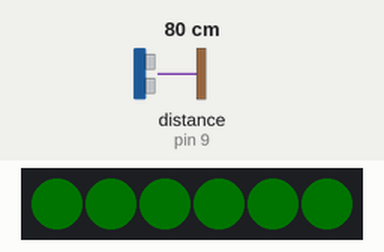
Simulated run of this sketch. Board: Arduino Uno, built with avr-gcc and run on an emulated ATmega328P. On the bench: 6 RGB LEDs in strip order, left to right. Wiring (inferred from the names in the program): ultrasonic range finder: trigger pin 8; echo pin 9. The inputs (shaded band) are chosen by the test bench; at power-on: distance to the obstacle (sensor on pin 9) 80 cm. The echo pulse lasts 58.3 µs per cm; dim RGB values are drawn brighter than linear; what the sketch prints to the serial monitor is not drawn.

Above: at 1.2 s.
1.3 s: distance to the obstacle (sensor on pin 9) set to 35 cm
At 2.0 s:
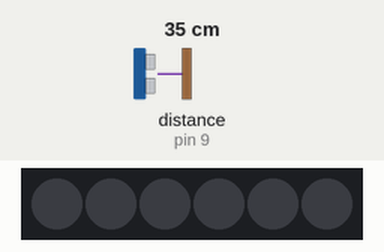
3.0 s: distance to the obstacle (sensor on pin 9) set to 2 cm
At 3.7 s:
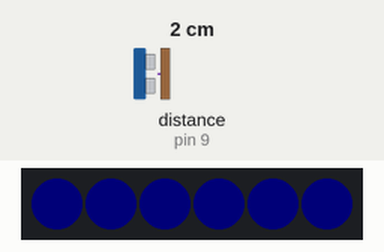
4.7 s: distance to the obstacle (sensor on pin 9) set to 4 cm
6.2 s: distance to the obstacle (sensor on pin 9) set to 7 cm
At 7.6 s:
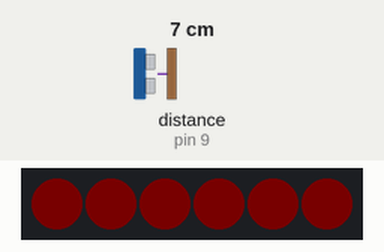
7.9 s: distance to the obstacle (sensor on pin 9) set to 18 cm
At 8.37 s:
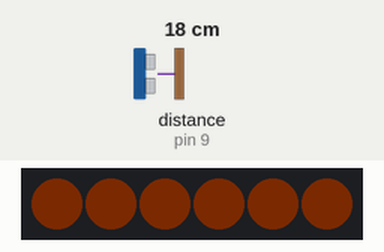
10.0 s: distance to the obstacle (sensor on pin 9) set to 23 cm
At 10.47 s:
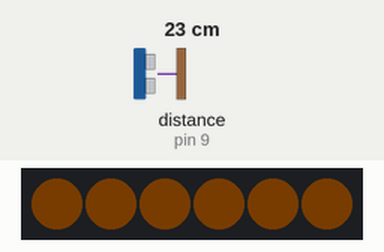
Timing chart, 0 to 12.8 s (numbered marks = the images above; inputs shaded):
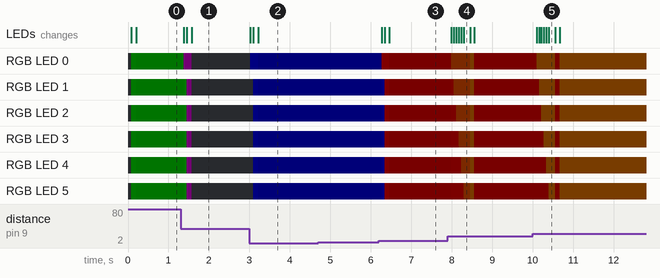

The sketch:

distance_led.ino
```cpp
#include <Adafruit_NeoPixel.h>

// ======== NeoPixel Settings ========
#define NEOPIXEL_PIN 6      // LED data pin
#define NUMPIXELS 6         // Number of LEDs for local testing
Adafruit_NeoPixel pixels(NUMPIXELS, NEOPIXEL_PIN, NEO_GRB + NEO_KHZ800);

// ======== HC-SR04 Ultrasonic Sensor ========
#define TRIG_PIN 8
#define ECHO_PIN 9

// ======== Global Variables ========
long lastDistance = 0;           // Last measured distance
int currentR = 0, currentG = 0, currentB = 255;  // Initial color blue
int baseBrightness = 2;        // Initial brightness, default for LED strip
int maxBrightness = 5;         // Maximum brightness for large distance changes

// ======== Function Declarations ========
long readDistanceCM();                                   // Distance measurement
void adaptiveFlashColorLocal(int newR, int newG, int newB, int delta); // Adaptive speed + brightness
void setOverallBrightness(int brightness);              // Set overall brightness

// ======== Setup Initialization ========
void setup() {
  Serial.begin(115200);

  pixels.begin();                     // Initialize LEDs
  setOverallBrightness(baseBrightness); // Set initial brightness
  pixels.show();                      // Display initial state

  pinMode(TRIG_PIN, OUTPUT);          // Ultrasonic trigger pin
  pinMode(ECHO_PIN, INPUT);           // Ultrasonic echo pin

  Serial.println("✅ Local test initialization completed");
}

// ======== Main Loop ========
void loop() {
  long distance = readDistanceCM();   // Read distance
  if (distance <= 0) return;          // Skip invalid readings

  // Limit distance to 5~100 cm, beyond range stays blue
  bool outOfRange = false;
  if (distance < 5 || distance > 80) {
    distance = 100;  // Default blue for farthest distance
    outOfRange = true;
  }

  int newR, newG, newB;

  if (outOfRange) {
    // Stay blue when out of range
    newR = 0;
    newG = 0;
    newB = 255;
  } else {
    // Near→red, Far→blue
    if (distance < 20) {          // Very close
      newR = 255;
      newG = map(distance, 5, 20, 0, 100); // Gradually increase green
      newB = 0;
    } else if (distance < 50) {   // Close
      newR = map(distance, 20, 40, 255, 0); // Red gradually decreases
      newG = map(distance, 20, 40, 100, 0); // Green gradually decreases
      newB = map(distance, 20, 40, 0, 100); // Blue gradually increases
    } else if (distance < 80) {   // Far
      newR = 0;
      newG = map(distance, 40, 60, 0, 50); // Add some green
      newB = map(distance, 40, 60, 100, 200); // Blue increases
    } else {                       // Very far
      newR = 0;
      newG = 0;
      newB = 255;                   // Farthest blue
    }
  }

  int delta = abs(distance - lastDistance); // Distance change amount

  if (delta > 1) {
    // Significant distance change, call adaptive function
    adaptiveFlashColorLocal(newR, newG, newB, delta);
    currentR = newR;
    currentG = newG;
    currentB = newB;
  } else {
    // Minimal distance change, maintain initial brightness without increase
    pixels.setBrightness(baseBrightness);
    // Update color directly but maintain baseBrightness
    for (int i = 0; i < NUMPIXELS; i++) {
      pixels.setPixelColor(i, pixels.Color(newR, newG, newB));
    }
    pixels.show();
  }

  lastDistance = distance;
  delay(100); // 100ms loop delay
}

// ======== HC-SR04 Distance Measurement ========
long readDistanceCM() {
  digitalWrite(TRIG_PIN, LOW);
  delayMicroseconds(2);
  digitalWrite(TRIG_PIN, HIGH);
  delayMicroseconds(10);
  digitalWrite(TRIG_PIN, LOW);

  long duration = pulseIn(ECHO_PIN, HIGH, 30000); // Max 30ms
  if (duration == 0) {
    Serial.println("⚠️ Invalid distance");
    return -1;
  }

  long distance = duration / 58.2; // Convert to centimeters
  Serial.print("📏 Current distance: ");
  Serial.print(distance);
  Serial.println(" cm");
  return distance;
}

// ======== Adaptive Speed and Brightness Change ========
void adaptiveFlashColorLocal(int newR, int newG, int newB, int delta) {
  // Adjust LED sweep speed based on distance change
  int stepDelay;
  if (delta < 3) stepDelay = 120;   // Small change = slow
  else if (delta < 15) stepDelay = 60; // Medium
  else stepDelay = 15;               // Large change = fast

  // Adjust brightness based on delta: large change→bright, small change→dim
  int dynamicBrightness = map(delta, 1, 30, baseBrightness, maxBrightness);
  dynamicBrightness = constrain(dynamicBrightness, baseBrightness, maxBrightness);
  pixels.setBrightness(dynamicBrightness);

  Serial.print("Δ=");
  Serial.print(delta);
  Serial.print("  Speed=");
  Serial.print(stepDelay);
  Serial.print("ms  Brightness=");
  Serial.println(dynamicBrightness);

  // Change colors sequentially from bottom to top
  for (int i = 0; i < NUMPIXELS; i++) {
    pixels.setPixelColor(i, pixels.Color(newR, newG, newB));
    pixels.show();
    delay(stepDelay);
  }
}

// ======== Set Overall Brightness ========
void setOverallBrightness(int brightness) {
  // brightness: 0~255
  pixels.setBrightness(brightness);
  Serial.print("💡 Overall brightness set to: ");
  Serial.println(brightness);
}
```

Measured:
- the behaviour switches between 5 and 6 cm on distance to the obstacle (sensor on pin 9) (found by bisection; images 2 and 3)
- after the input at 1.3 s, RGB LED 0: RGB(0, 1, 0) → RGB(1, 0, 1) after 0.07 s, → off 0.20 s later; RGB LED 1–5: RGB(0, 1, 0) → RGB(0, 2, 0) after 0.07 s, → RGB(1, 0, 1) 0.08 s later, → off 0.12 s later; the LEDs: first change after 0.07 s (image 1 shows a later state)
- after the input at 3.0 s, RGB LED 0: off → RGB(0, 0, 5) at once, → RGB(0, 0, 2) 0.19 s later; RGB LED 1–5: off → RGB(0, 0, 5) after 0.10 s, → RGB(0, 0, 2) 0.12 s later; the LEDs: first change at once (image 2 shows a later state)
- after the input at 4.7 s, every drawn part: stays the same
- after the input at 6.2 s, RGB LED 0: RGB(0, 0, 2) → RGB(5, 0, 0) after 0.06 s, → RGB(2, 0, 0) 0.19 s later; RGB LED 1–5: RGB(0, 0, 2) → RGB(0, 0, 5) after 0.06 s, → RGB(5, 0, 0) 0.08 s later, → RGB(2, 0, 0) 0.12 s later; the LEDs: first change after 0.06 s (image 3 shows a later state)
- after the input at 7.9 s, RGB LED 0: RGB(2, 0, 0) → RGB(3, 1, 0) after 0.09 s, → RGB(2, 1, 0) 0.46 s later, → RGB(2, 0, 0) 0.10 s later; RGB LED 1: RGB(2, 0, 0) → RGB(3, 0, 0) after 0.09 s, → RGB(3, 1, 0) 0.06 s later, → RGB(2, 1, 0) 0.40 s later, → RGB(2, 0, 0) 0.10 s later
- after the input at 10.0 s, RGB LED 0: RGB(2, 0, 0) → RGB(2, 1, 0) after 0.10 s, → RGB(2, 0, 0) 0.47 s later, → RGB(2, 1, 0) 0.10 s later; RGB LED 1: RGB(2, 0, 0) → RGB(2, 1, 0) after 0.16 s, → RGB(2, 0, 0) 0.40 s later, → RGB(2, 1, 0) 0.10 s later
